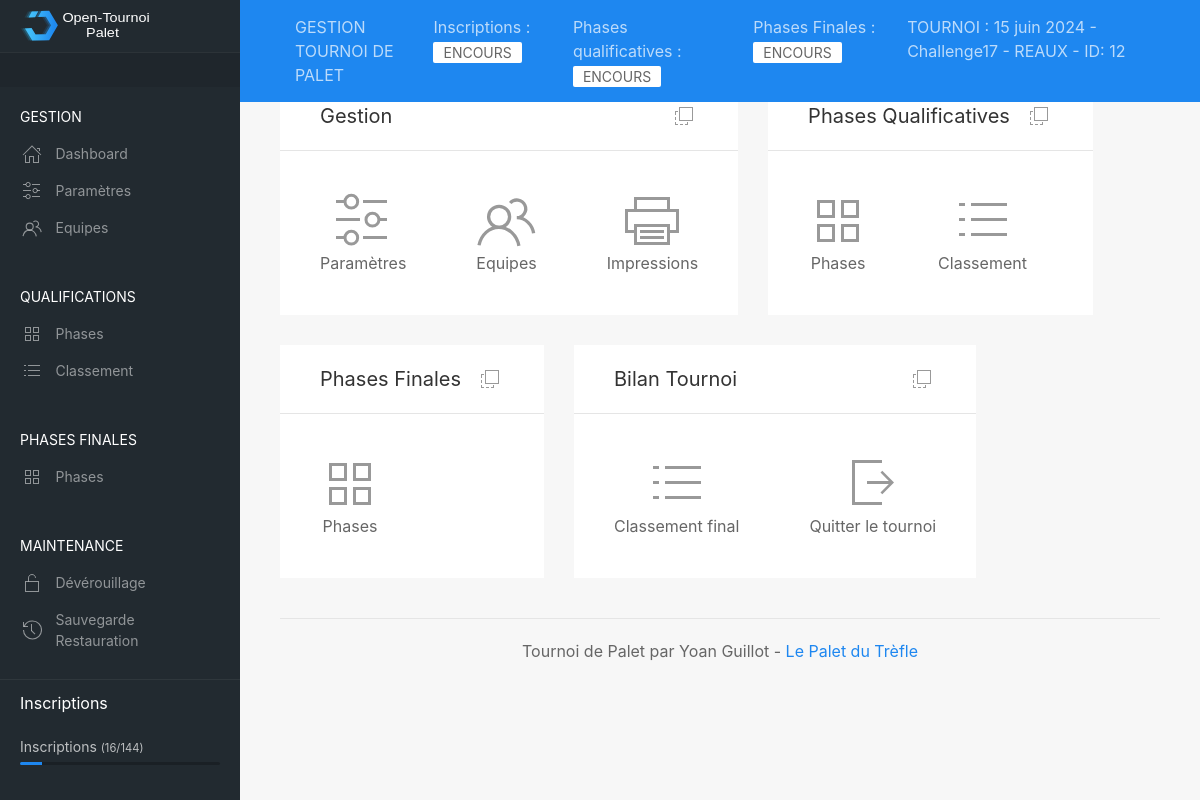
Screenshot of /index.php?idtournoi=12 with the database file from the repository.
### tables this page shows
CREATE TABLE tournois (id_tournoi INTEGER PRIMARY KEY ASC AUTOINCREMENT UNIQUE NOT NULL, nom_tournoi TEXT (200) NOT NULL, datecreation_tournoi DATE NOT NULL DEFAULT (STRFTIME('%d/%m/%Y, %H:%M', DATETIME('now', 'localtime'))), max_equipes INTEGER NOT NULL DEFAULT (0), type_phasesfinales TEXT NOT NULL DEFAULT aleatoire, pts_qualifs INTEGER DEFAULT (13) NOT NULL, pts_phasesfinales INTEGER NOT NULL DEFAULT (13), pts_finales NUMERIC NOT NULL DEFAULT (15), statut_inscriptions TEXT DEFAULT encours, statut_qualifs TEXT DEFAULT attente, statut_phasesfinales TEXT DEFAULT attente);

### includes/fonctions.inc.php (called while the page is built, shortened)
<?php
function infosTournoi($idTournoi)
{
	global $db;
	$resultats = $db->query('SELECT * FROM tournois WHERE id_tournoi == '. $idTournoi .'');
	while ($row = $resultats->fetchArray(1)) {
		$infosTournoi = $row;
	}
	return $infosTournoi;
}
function listeEquipes($idTournoi)
{
	global $db;
	$resultats = $db->query('SELECT * FROM equipes WHERE id_tournoi == '.$idTournoi.'');
	while ($row = $resultats->fetchArray(1)) {
		$listeEquipes[] = $row;
	}
	if(!empty($listeEquipes)){
		return $listeEquipes;
	}else{
		$listeEquipes = "";
		return $listeEquipes;
	}
}
?>

### includes/dashboard.inc.php (the view, shortened to what this page needs)
<?php
if (isset($_GET['idtournoi'])){
	$infosTournoi = infosTournoi($idTournoi);
	$listeEquipes = listeEquipes($idTournoi);
	if(!empty($listeEquipes)){
		$nbEquipes = count($listeEquipes);
	} else {
		$nbEquipes = 0;
	}
}
?>
		<header id="top-head" class="uk-position-fixed">
			<div class="uk-container uk-container-expand uk-background-primary">
				<nav class="uk-navbar uk-light uk-padding-small" data-uk-navbar="mode:click; duration: 250">
					<div class="uk-navbar-left">
						<div>GESTION TOURNOI DE PALET</div>
					</div>
					<div class="uk-navbar-right">
<?php
	if ($page != "accueil"){
?>
						<ul class="uk-navbar-nav">
							<li>Inscriptions : <span class="uk-label uk-label-success"><?php echo $infosTournoi['statut_inscriptions']; ?></span></li>
							<li>Phases qualificatives : <span class="uk-label uk-label-danger"><?php echo $infosTournoi['statut_qualifs']; ?></span></li>
							<li>Phases Finales : <span class="uk-label uk-label-danger"><?php echo $infosTournoi['statut_phasesfinales']; ?></span></li>
							<li>TOURNOI : <?php echo $infosTournoi['nom_tournoi']; ?> - ID: <?php echo $idTournoi; ?> </li>
						</ul>
<?php } ?>
					</div>
				</nav>
			</div>
		</header>
		<aside id="left-col" class="uk-light uk-visible@m">
			<div class="left-logo uk-flex uk-flex-middle">
				<img class="custom-logo" src="img/dashboard-logo.svg" alt="">
			</div>
			<div class="left-content-box  content-box-dark">
			</div>
<?php
	if ($page != "accueil"){
?>
			<div class="left-nav-wrap">
				<ul class="uk-nav uk-nav-default uk-nav-parent-icon" data-uk-nav>
					<li class="uk-nav-header">GESTION</li>
					<li><a href="index.php?idtournoi=<?php echo $idTournoi; ?>&page=gestion"><span data-uk-icon="icon: home" class="uk-margin-small-right"></span>Dashboard</a></li>
					<li><a href="index.php?idtournoi=<?php echo $idTournoi; ?>&page=parametres"><span data-uk-icon="icon: settings" class="uk-margin-small-right"></span>Paramètres</a></li>
					<li><a href="index.php?idtournoi=<?php echo $idTournoi; ?>&page=equipes"><span data-uk-icon="icon: users" class="uk-margin-small-right"></span>Equipes</a></li>
					<li class="uk-nav-header">QUALIFICATIONS</li>
					<li><a href="index.php?idtournoi=<?php echo $idTournoi; ?>&page=qualifs"><span data-uk-icon="icon: thumbnails" class="uk-margin-small-right"></span>Phases</a></li>
					<li><a href="index.php?idtournoi=<?php echo $idTournoi; ?>&page=classementqualifs""><span data-uk-icon="icon: list" class="uk-margin-small-right"></span>Classement</a></li>
					<li class="uk-nav-header">PHASES FINALES</li>
					<li><a href="index.php?idtournoi=<?php echo $idTournoi; ?>&page=phasesfinales"><span data-uk-icon="icon: thumbnails" class="uk-margin-small-right"></span>Phases</a></li>
					<li class="uk-nav-header">MAINTENANCE</li>
					<li><a href="index.php?idtournoi=<?php echo $idTournoi; ?>&page=maintenance"><span data-uk-icon="icon: unlock" class="uk-margin-small-right"></span>Dévérouillage</a></li>
					<li><a href="index.php?idtournoi=<?php echo $idTournoi; ?>&page=backup"><span data-uk-icon="icon: history" class="uk-margin-small-right"></span>Sauvegarde<br />Restauration</a></li>
				</ul>
				<div class="left-content-box uk-margin-top">
						<h5>Inscriptions</h5>
						<div>
							<span class="uk-text-small">Inscriptions <small>(<?php echo $nbEquipes ."/". $infosTournoi['max_equipes']; ?>)</small></span>
							<progress class="uk-progress" value="<?php echo $nbEquipes; ?>" max="<?php echo $infosTournoi['max_equipes']; ?>"></progress>
						</div>
				</div>
			</div>
<?php
	}
?>
		</aside>
		<div id="content" data-uk-height-viewport="expand: true">
			<div class="uk-container uk-container-expand">
				<footer class="uk-section uk-section-small uk-text-center">
					<hr>
					<p class="uk-text-center">Tournoi de Palet par Yoan Guillot - <a href="https://www.lepaletdutrefle.fr">Le Palet du Trèfle</a>
					</p>
									</footer>
			</div>
		</div>

### css/dashboard.css (style rules this page uses)
#top-head { z-index: 9; top: 0; left:0; right:0; }
#left-col { position: fixed; left: 0; top:0; bottom:0; overflow-x: hidden; overflow-y: auto; background-color: #222A30; width: 240px; z-index:2; transition: height 0.3s ease-out; }
#left-col ul.uk-nav-default > li > a { padding: 8px 20px; border-left: 2px solid transparent; transition: all 0.15s ease-out; }
#left-col ul.uk-nav-default li.uk-nav-header { padding: 20px 20px 8px 20px; }
.left-content-box { padding: 0.75rem 20px; border-top: 1px solid rgba(255,255,255,0.06); margin-bottom: -1px; }
.left-nav-wrap { padding-bottom: 60px; }
.content-box-dark { background-color: rgba(0,0,0,0.09); }
.left-logo { height: 52px; line-height: 52px; padding: 0 20px; }
.custom-logo { height: 32px; }
#content { margin-top: 52px; padding: 30px 0 0 0; background-color: #f7f7f7; margin-left: 0; transition: margin 0.2s cubic-bezier(.4,0,.2,1); }
@media screen and (min-width: 960px) { #content { margin-left: 240px; } }
@media screen and (min-width: 960px) { #top-head { left:240px; } }
.uk-progress { height: 3px; margin-bottom: 0.5rem; background-color: rgba(0,0,0,0.23); }
* + .uk-progress { margin-top: 0.25rem; }

### rows the page displays
tournois: statut_inscriptions "ENCOURS", statut_qualifs "ENCOURS", statut_phasesfinales "ENCOURS", nom_tournoi "15 juin 2024 - Challenge17 - REAUX", max_equipes "144"

### other values shown
$idTournoi "12"
$nbEquipes "16"
